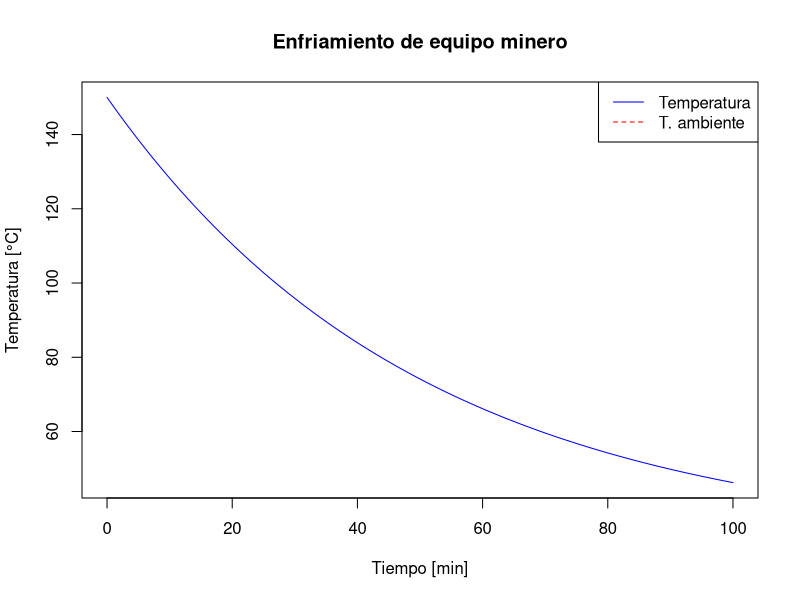

Generate this figure with R:
## ---- chunk 1
k <- 0.02
T_amb <- 30
T0 <- 150
t <- seq(0, 100, by = 1)
T <- T_amb + (T0 - T_amb) * exp(-k * t)

plot(t, T, type = "l", col = "blue",
     xlab = "Tiempo [min]", ylab = "Temperatura [°C]",
     main = "Enfriamiento de equipo minero")
abline(h = T_amb, lty = 2, col = "red")
legend("topright", legend = c("Temperatura", "T. ambiente"),
       col = c("blue", "red"), lty = c(1,2))
